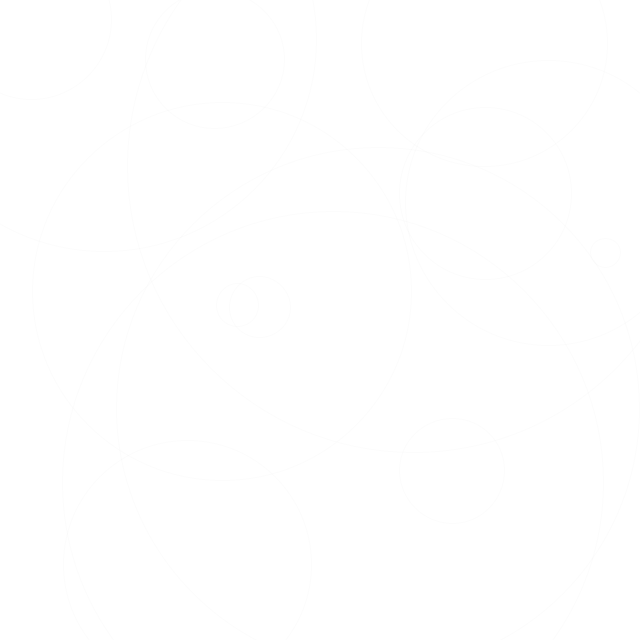
Frame 1 (no input)
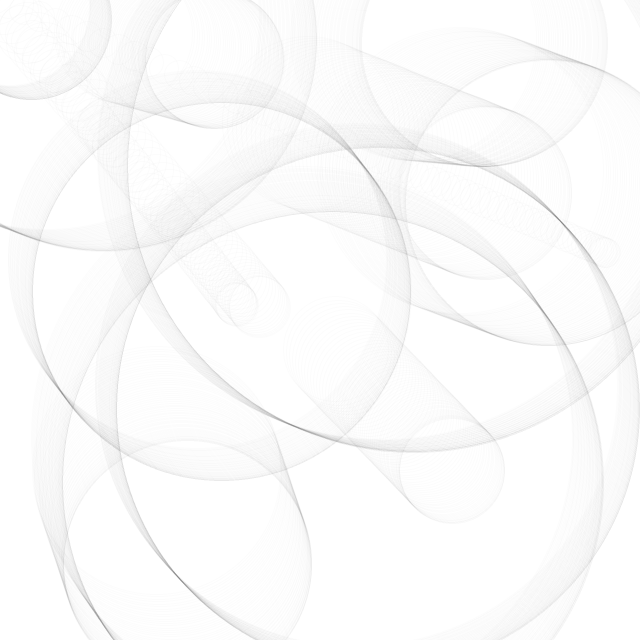
Frame 60 (the mouse pressed at the canvas centre just before this capture)
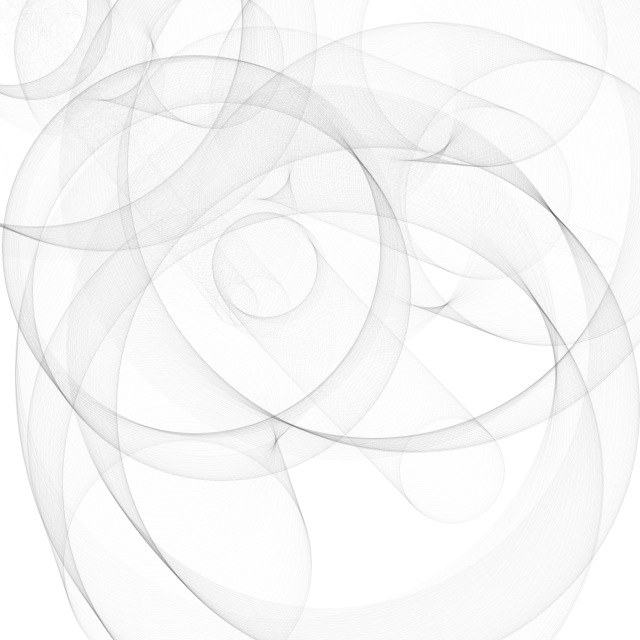
Frame 120 (the mouse held since frame 60 and released just before this capture)

The Processing sketch that drew these frames (run headless with seeded random() and noise(); from frame 60 on, the mouse is pressed at the canvas centre):

// Processing sketch: drawingWithMovers
// ── drawingWithMovers.pde
Mover[] m;

void setup() {
  size(640, 640);
  m = new Mover[15];
  for (int i=0; i<m.length; i++) {
    m[i] = new Mover(random(width), random(height), random(20, 600));
  }
  noFill();
  stroke(0, 3);
  background(255);
}

void draw() {
  //background(255);
  for (int i=0; i<m.length; i++) {
    PVector dir = new PVector(mouseX, mouseY);
    m[i].steer(dir);
    m[i].run();
  }
}

void mouseMoved() {
}

class Mover {
  PVector loc, vel, accel;
  float mass, maxForce;

  Mover(float x, float y, float m) {
    loc = new PVector(x, y);
    vel = new PVector(0, 0);
    accel = new PVector(0, 0);
    mass = m;
    maxForce = random(10, 30);
  }

  void update() {
    vel.add(accel);
    loc.add(vel);
    vel.mult(.98);
    accel.mult(0);
  }

  void display() {
    ellipse(loc.x, loc.y, mass, mass);
  }

  void run() {
    update();
    display();
  }

  void applyForce(PVector f) {
    f.div(mass);
    accel.add(f);
  }

  void steer(PVector dir) {
    dir.sub(loc);
    float mag = dir.mag();
    dir.normalize();
    if (mag < 100) {
      float m = map(mag, 0, 100, 0, maxForce);
      dir.mult(m);
    } else {
      dir.mult(maxForce);
    }
    applyForce(dir);
  }
}
